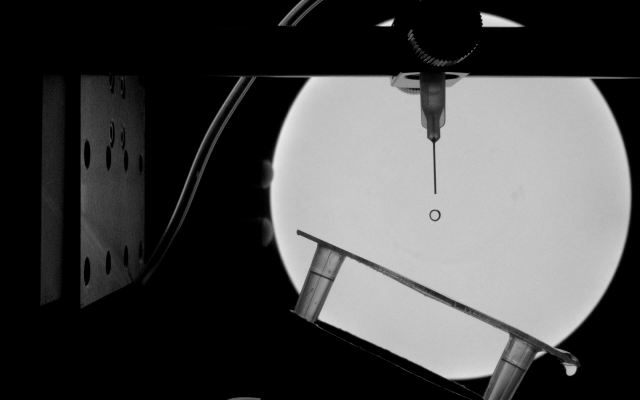
#> input picture data/Images/30.jpg, 1280 x 800 px, found by its file name (shown at 1/2 size); the run also reads 1 picture not shown here
$ jupyter execute --allow-errors Convolution.ipynb
#> lines starting #> are read from the running program, lines starting #| are printed output that depends on the picture
### codes/extract_center.py
import numpy as np
import matplotlib.pyplot as plt
from PIL import Image
from skimage.measure import EllipseModel
import peakutils
from scipy.interpolate import interp1d


class CenterExtracter:
    """
    Class containing everything needed to extract the center of the drop from a given image.
    """

    def __init__(
        self, region=(700, 350, 1200, 700), m=0.466667, c=152, ref_image=None
    ) -> None:
        """
        Instantiates the class.

        Parameters
        ----------
        region : tuple
            region of the image to be used
        m : float
            slope of the line
        c : float
            y-intercept of the line

        Returns
        -------
        None
        """
        self.region = region
        self.X = region[0]
        self.Y = region[1]
        self.x = 0
        self.y = 0
        self.m = m
        self.c = c
        self.image = None
        self.image_final = None
        self.ref_image = ref_image

    # [16 lines left out: function _update_params, not called in this run]

    def _read_image(self, image_path, output="np"):
        """
        Reads the image from the given path.

        Parameters
        ----------
        image_path : str
            path to the image
        output : str
            output format of the image. Can be either "np" or "PIL"

        Returns
        -------
        PIL.Image or numpy.ndarray
            image read from the given path
        """
#> called with image_path = '../data/images1/30.jpg', output = 'np'
        if output.lower() == "np":
            self.image = np.array(plt.imread(image_path))
#> self.image is the input picture: shape (800, 1280); min 0, max 235, mean 71.2
            return self.image
        elif output.lower() == "pil":
            self.image = Image.open(image_path)
            return self.image

    # [303 lines left out: functions _convert_to_array, _new_c, _restrict_to_region, _crop, _get_line, _threshold and 6 more, not called in this run]

    def _subtract_image(self, image):
        """
        Subtracts the reference image from the image.

        Parameters
        ----------
        ref_image : numpy.ndarray
            reference image
        image : numpy.ndarray
            image to be subtracted

        Returns
        -------
        numpy.ndarray
            subtracted image
        """
        ref_image_np = plt.imread(self.ref_image)
        return np.maximum((ref_image_np / 255.0 - image / 255.0) * 255, 0)

    # [269 lines left out: functions _all_points_binary, _get_edges, _get_points, _drop_points, _all_points_grayscale, not called in this run]

    def fit_ellipse(
        self,
        image,
        crop_included=True,
        binary=False,
        x=0,
        y=0,
        h=500,
        w=500,
        subtract=True,
        plot=False,
        title="",
        drop_points=5,
        kernel="gaussian_y",
        min_array_value=110,
        threshold=110,
    ):
        """
        Fits an ellipse to the drop.

        Parameters
        ----------
        image : `str` or numpy.ndarray
            Image to be processed
        crop_included : bool
            if True, the crop is included in the center of the drop
        binary : bool
            if True, the image is binarized
        x : int
            x coordinate to use to crop
        y : int
            y coordinate to use to crop
        h : int
            height to use to crop
        w : int
            width to use to crop
        subtract : bool
            if True, the image is subtracted from the reference image
        plot : bool
            if True, the image is plotted
        title : str
            title of the plot
        drop_points : int
            number of points to be dropped while getting the points of the circumference
        kernel : str
            kernel to be used for the edge detection.
            Available kernels:
            "gaussian" : gaussian filter
            "diff" : differential filter
            "y": No filters, just using interpolation
            "gaussian_y": gaussian filter and interpolation
            "all" : All three kernels
        min_array_value : int
            minimum value of the array to be considered as an part of the drop.

        Returns
        -------
        (x, y) : tuple
            center of the drop
        (r1, r2) : tuple
            radii of the drop
        theta : float
            angle of the drop
        """
        img = self._read_image(image_path=image)
        if subtract:
            img = self._subtract_image(img)
        img = self._crop(img, x, y, h, w)
        if binary:
            xs, ys = self._all_points_binary(img, threshold=threshold)
        else:
            xs, ys = self._all_points_grayscale(
                img,
                thres=0.6,
                kernel=kernel,
                drop_points=drop_points,
                min_array_value=min_array_value,
            )
        points = np.array([xs, ys]).T
        ell = EllipseModel()
        ell.estimate(points)
        xc, yc, a, b, theta = ell.params

        if crop_included:
            xc += self.X
            yc += self.Y
        self.center = (int(xc), int(yc))
        self.r1 = int(a)
        self.r2 = int(b)

        if plot:
            t = np.linspace(0, 2 * np.pi, 100)
            plt.imshow(self.image_final, cmap="gray")
            plt.plot(xc - self.X + a * np.cos(t), yc - self.Y + b * np.sin(t))
            plt.grid(color="lightgray", linestyle="--")
            plt.scatter(-self.X + self.center[0], -self.Y + self.center[1], color="g")
            plt.scatter(xs, ys, s=5, c="r")
            plt.xlim([np.min(xs) - 5, np.max(xs) + 5])
            plt.ylim([np.min(ys) - 5, np.max(ys) + 5])
            plt.annotate(
                f"{(self.center[0], self.center[1])}",
                xy=(-self.X + self.center[0], -self.Y + self.center[1]),
                xytext=(-self.X + self.center[0], -self.Y + self.center[1]),
                color="r",
            )
            plt.title(title)
            plt.show()
        return self.center, (self.r1, self.r2), round(theta, 2)

    # [74 lines left out: function get_center, not called in this run]

### codes/Convolution.ipynb
[cell 1]
import matplotlib.pyplot as plt
import numpy as np
import pandas as pd
import os
import peakutils
from skimage.measure import EllipseModel
from scipy.interpolate import interp1d
from extract_center import CenterExtracter
from matplotlib.patches import Ellipse
plt.rcdefaults()

[cell 2]
DATA_DIR = '../data/images1/'
RESULT_DIR = '../data/results/'

[cell 3]
c = CenterExtracter()
img = c._read_image(os.path.join(DATA_DIR, "30.jpg"))
#> (the rest of this cell did not finish here and is left out)

### Edge Detection

[cell 4]
x = np.arange(-6, 6, 0.5)
#> x = 24 values from -6 to 5.5
gaussian_kernel = np.exp(-x ** 2 / 2.)/ np.sqrt(2 * np.pi)
#> gaussian_kernel = 24 values, max 0.399 at index 12, min 6.08e-09 at index 0, mean 0.0833
line = plt.plot(x, gaussian_kernel)
#> line = 1 item
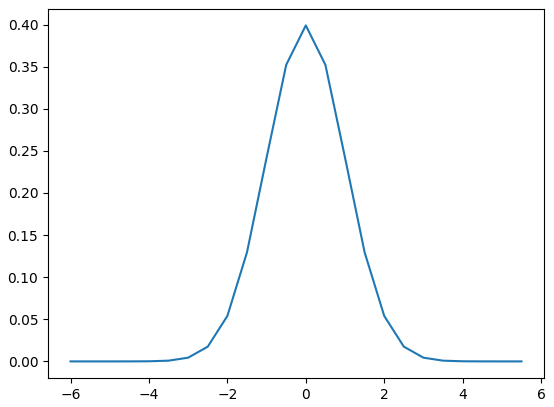
#> figure drawn by matplotlib, 1 panel; curve peaks at x = 0, y = 0.399

[cell 5]
def plot_row_intensity(row):
#> called with row = 40
    row_values = img[row, :]
#> row_values = 1280 values, max 228 at index 997, min 0 at index 0, mean 12.28
    inter = interp1d(range(len(row_values)), row_values, kind='cubic', bounds_error=False, fill_value=0)
    x = np.arange(0, len(row_values), 0.1)
#> x = 12800 values from 0 to 1279.9
    y = inter(x)
#> y = 12800 values, max 228.3 at index 9972, min -0.775 at index 5822, mean 12.28
    kernel = [-3,0,3]
    plt.figure(figsize=(8,5))
    gaussian = np.convolve(y, gaussian_kernel, mode='same')
#> gaussian = 12800 values, max 455.9 at index 9973, min -1.27 at index 5846, mean 24.56
    plt.plot(gaussian, 'g', label="Gaussian")
    convoled = np.convolve(gaussian, kernel, mode='same')
#> convoled = 12800 values, max 91.39 at index 7874, min -147.4 at index 9646, mean 6.15e-17
    plt.plot(convoled, 'r', label="Differentiated")
    plt.plot(y, 'b', label = "Original")
    plt.legend()
    return gaussian, convoled, y

[cell 6]
gaussian, convolved, y = plot_row_intensity(40)
#> convolved has the same summary as convoled in plot_row_intensity
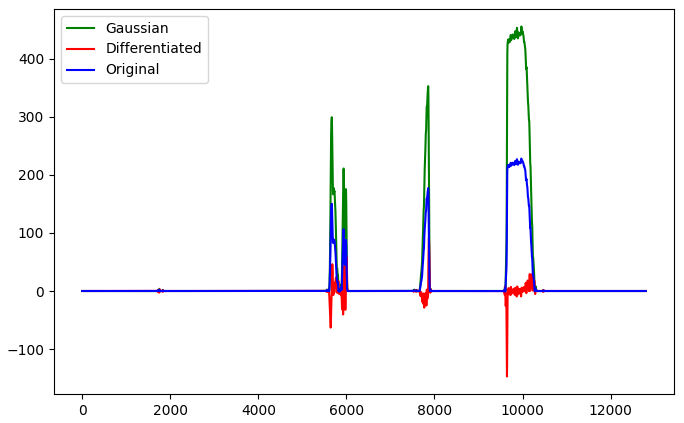
#> figure drawn by matplotlib, 1 panel; curve peaks at x = 9973, y = 455.9; curve peaks at x = 7874, y = 91.39; curve peaks at x = 9972, y = 228.3

[cell 7]
peakutils.indexes(gaussian)/10+[c.X, c.Y]
#> (this line was passed over: peakutils is not available in this run)

[cell 8]
peakutils.indexes(-convolved, thres=0.7)/10 + [c.X, c.Y]
#> (this line was passed over: peakutils is not available in this run)

[cell 9]
peakutils.indexes(y)/10+[c.X, c.Y]
#> (this line was passed over: peakutils is not available in this run)

[cell 10]
def get_edges(array, method="all", x=None, y=None, thres=0.6, min_array_value=110):
    #Ignoring the noise
    if max(array)<min_array_value:
        return None

    #Interpolating the array
    inter = interp1d(range(len(array)), array, kind='cubic', bounds_error=False, fill_value=0)
    X = np.arange(0, len(array), 0.1)
    Y = inter(X)

    #Convolving with the gaussian kernel and Differential Kernel
    kernel = [-3,0, 3]
    gaussian = np.convolve(Y, gaussian_kernel, mode='same')
    differentiated = np.convolve(gaussian, kernel, mode='same')

    #Detecting the peaks
    gaussian_points = peakutils.indexes(gaussian, thres=thres)/10
    diff_points = peakutils.indexes(-differentiated, thres=thres)/10
    y_points = peakutils.indexes(Y, thres=thres)/10

    #Compenseting for more than two peaks
    peaks =[gaussian_points, diff_points, y_points]
    modified_peaks = []
    for peak in peaks:
        if len(peak)>2:
            peak = np.array([peak[0], peak[-1]])
        else:
            peak = peak
        modified_peaks.append(peak)
    gaussian_points, diff_points, y_points = modified_peaks
    #Using the method specified
    if method == "all":
        point = (gaussian_points+diff_points+y_points)/3
    elif method == "gaussian":
        point = gaussian_points
    elif method == "diff":
        point = diff_points
    elif method == "y":
        point = y_points
    elif kernel.lower() == "gaussian_y":
        point = (gaussian_points + y_points) / 2

    #Getting the x and y coordinates
    if x is None:
        point1 = (round(point[0], 1), y)
        try:
            point2 = (round(point[1], 1), y)
        except IndexError:
            point2 = (round(point[0], 1), y)
    else:
        point1 = (x, round(point[0], 1))
        try:
            point2 = (x, round(point[1], 1))
        except IndexError:
            point2 = (x, round(point[0], 1))
    return point1, point2

[cell 11]
array = img[30, :]
#> array = 1280 values, max 217 at index 964, min 0 at index 0, mean 5.73
thres=0.6
inter = interp1d(range(len(array)), array, kind='cubic', bounds_error=False, fill_value=0)
X = np.arange(0, len(array), 0.1)
#> X = 12800 values from 0 to 1279.9
Y = inter(X)
#> Y = 12800 values, max 218.3 at index 9656, min -1.44 at index 5696, mean 5.73
kernel = [-1,0, 1]
gaussian = np.convolve(Y, gaussian_kernel, mode='same')
#> gaussian = 12800 values, max 436 at index 9657, min -2.31 at index 5697, mean 11.47
differentiated = np.convolve(gaussian, kernel, mode='same')
#> differentiated = 12800 values, max 18.78 at index 6106, min -40.18 at index 9616, mean 1.7e-17
#> (the rest of this cell did not finish here and is left out)

[cell 12]
all_points_1 = []
all_points_2 = []
#> (the rest of this cell did not finish here and is left out)

[cell 13]
points = []
for i in range(len(all_points_1)):
    (xl, y), (xr, y) = all_points_1[i]
    points.append((xl, y))
    points.append((xr, y))
#> after the loop, points = []

for i in range(len(all_points_2)):
    (x, yl), (x, yr) = all_points_2[i]
    points.append((x, yl))
    points.append((x, yr))

xs = np.array([p[0] for p in points])
#> xs = empty array
ys = np.array([p[1] for p in points])
#> ys = empty array

plt.plot(xs, ys, 'ro')
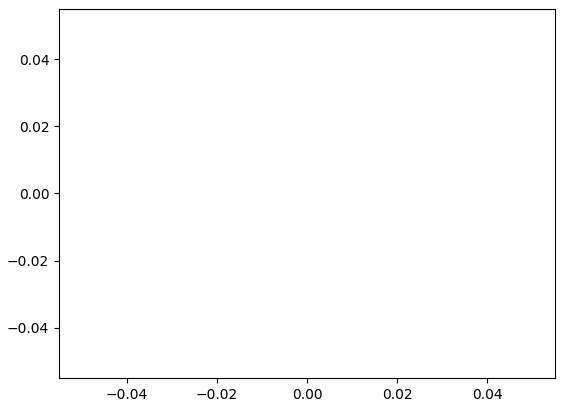
#> figure drawn by matplotlib, 1 panel

[cell 14]
plt.imshow(-img, cmap='gray')
plt.scatter(xs, ys, s=10,)
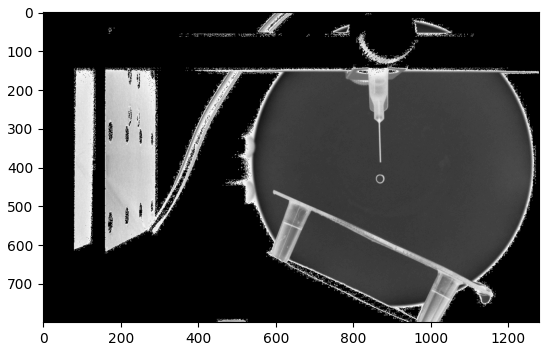
#> figure drawn by matplotlib, 1 panel

[cell 15]
# [42 lines left out: functions get_points, drop_points, not called in this run]

[cell 16]
# [26 lines left out: function fit_and_plot_ellipse, not called in this run]

### Removing Outliers

[cell 17]
# [11 lines left out: function drop_points, not called in this run]

[cell 18]
c = CenterExtracter()
img = c._read_image(os.path.join(DATA_DIR+"34.jpg"))
#> (the rest of this cell did not finish here and is left out)

#> (a cell that did not finish here is left out)

## Fitting Ellipse

#### All the Points

[cell 20]
# [25 lines left out: function fit_and_plot_ellipse, not called in this run]

#> (a cell that did not finish here is left out)

#### Leaving the Outliers

[cell 22]
values = xs.argsort()
#> values = empty array
values[2:-2]
#> Out = empty array

[cell 23]
xs_new = xs[values[2:-2]]
#> xs_new = empty array
ys_new = ys[values[2:-2]]
#> ys_new = empty array

[cell 24]
points = np.array([xs_new, ys_new]).T
#> points = empty array
ell = EllipseModel()
ell.estimate(points)
#> (the rest of this cell did not finish here and is left out)

### Final

[cell 25]
from extract_center import CenterExtracter
c = CenterExtracter()
DATA_DIR = '../data/images1/'
RESULT_DIR = '../data/results/'

#> (a cell that did not finish here is left out)


#> (a cell that did not finish here is left out)
